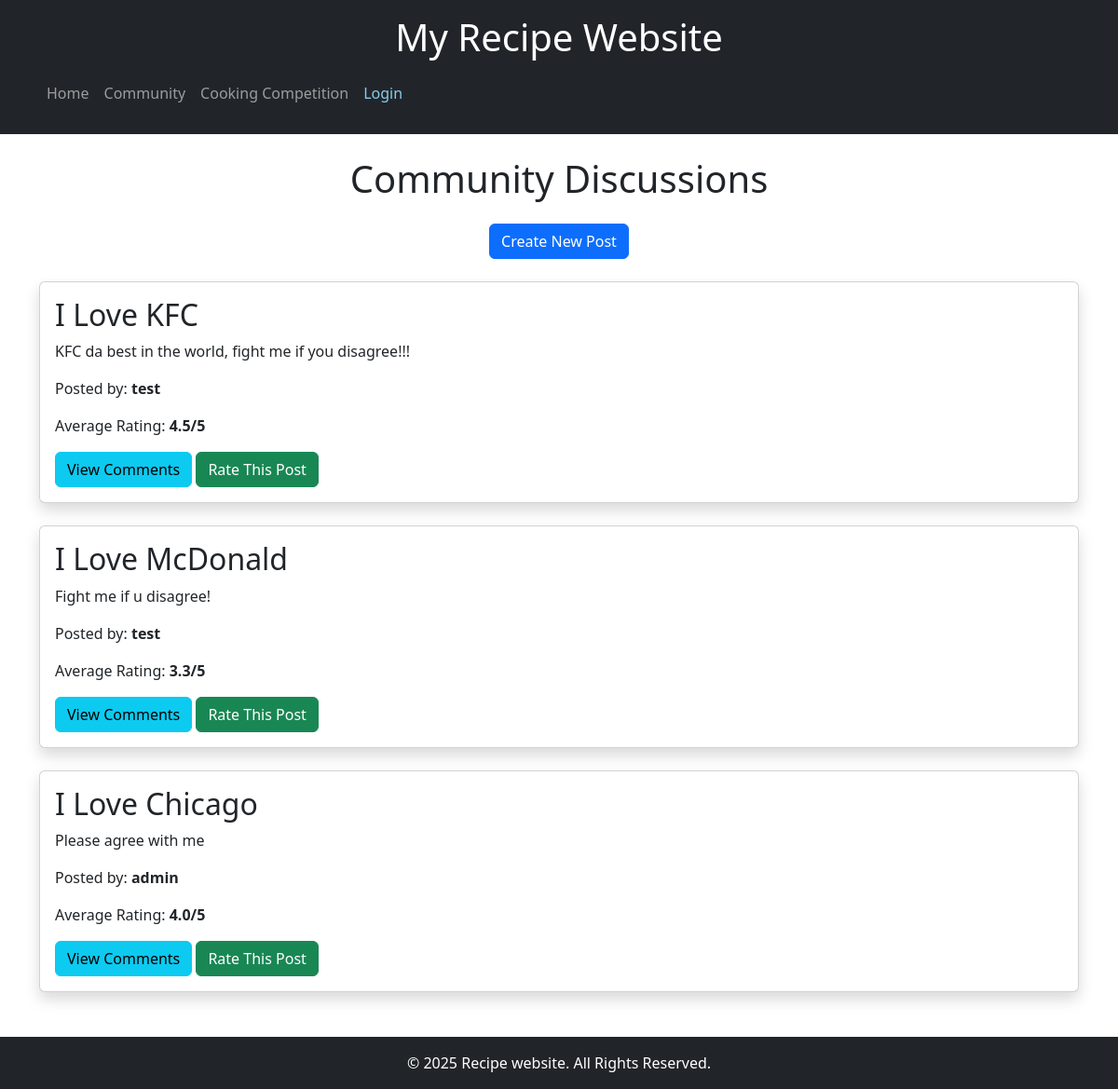
The app's page /community_engagement.php with its own data.
### tables this page shows
CREATE TABLE `posts` (
  `id` int(11) NOT NULL,
  `user_id` int(11) NOT NULL,
  `title` varchar(255) NOT NULL,
  `content` text NOT NULL,
  `created_at` timestamp NOT NULL DEFAULT current_timestamp() ON UPDATE current_timestamp()
);

CREATE TABLE `users` (
  `id` int(11) NOT NULL,
  `username` varchar(30) NOT NULL,
  `email` varchar(100) NOT NULL,
  `role` enum('user','admin') NOT NULL DEFAULT 'user',
  `date_created` timestamp NOT NULL DEFAULT current_timestamp(),
  `password_hash` varchar(256) NOT NULL
);

### community_engagement.php (the view, shortened to what this page needs)
<?php
    include "./db/connect_db.php";
$sql = "SELECT p.id, p.title, p.content, p.user_id, u.username,
               (SELECT AVG(rating) FROM posts_ratings WHERE post_id = p.id) AS avg_rating
        FROM posts p JOIN users u ON p.user_id = u.id";
$result = $conn->query($sql);
?>
<!DOCTYPE html>
<html>
<head>
    <?php include "./components/styling.php" ?>
    <link rel="stylesheet" href="https://cdn.jsdelivr.net/npm/bootstrap@5.3.0/dist/css/bootstrap.min.css">
</head>
<body>
    <?php include "./components/navbar.php" ?>
    <div class="container mt-4">
        <h1 class="text-center mb-4">Community Discussions</h1>
        <div class="text-center mb-4">
            <a href='community_post.php' class="btn btn-primary">Create New Post</a>
        </div>
        <?php while ($row = $result->fetch_assoc()): ?>
            <div class="card mb-4 shadow">
                <div class="card-body">
                    <h2><?php echo $row['title']; ?></h2>
                    <p><?php echo $row['content']; ?></p>
                    <p>Posted by: <strong><?php echo $row['username']; ?></strong></p>
                    <p>Average Rating: <strong><?php echo number_format($row['avg_rating'], 1) ?: 'No ratings yet'; ?>/5</strong></p>
                    <div>
                        <a href='community_comment.php?post_id=<?php echo $row['id']; ?>' class="btn btn-info">View Comments</a>
                        <a href='community_rate.php?post_id=<?php echo $row['id']; ?>' class="btn btn-success">Rate This Post</a>
                    </div>
                </div>
            </div>
        <?php endwhile; ?>
    </div>
    <?php include "./components/footer.php"; ?>
</body>
</html>

### records on screen
posts: title "I Love KFC", content "KFC da best in the world, fight me if you disagree!!!", user.username "test", avg_rating "4.5"
posts: title "I Love McDonald", content "Fight me if u disagree!", user.username "test", avg_rating "3.3"
posts: title "I Love Chicago", content "Please agree with me", user.username "admin", avg_rating "4.0"
